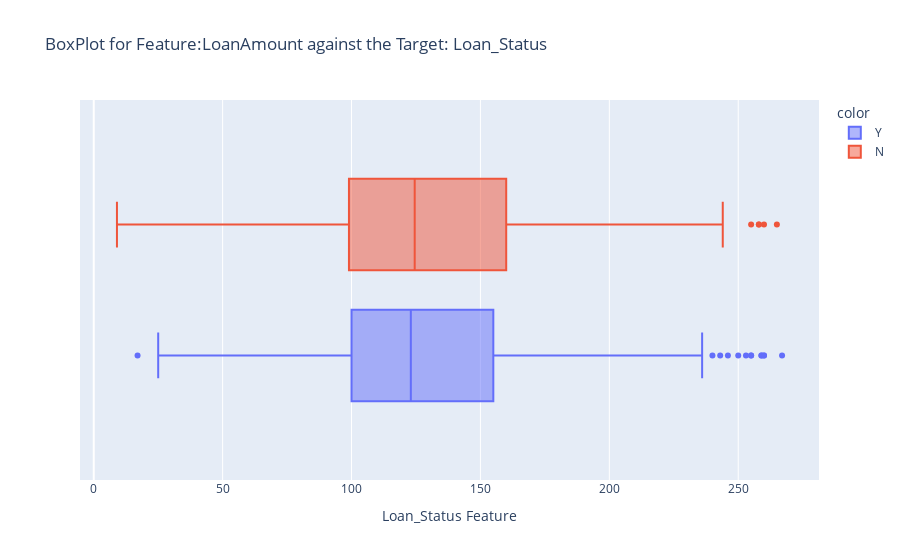

Notebook source saved alongside this figure:
### Markdown cell above
Aim: Explore and understand the relationship between Loan amounts and Loan status.

### Code cell
fig = px.box(data_frame=raw_data_df['LoanAmount'], x='LoanAmount', color=raw_data_df['Loan_Status'],
                 title=f'BoxPlot for Feature:LoanAmount against the Target: Loan_Status')
fig.update_layout(xaxis_title=f'Loan_Status Feature')
fig.show()

### Figure 1 — Plotly figure (JSON) as saved in the notebook; plotly's stock layout.template omitted (floating-point values rounded to 4 significant figures; data arrays with more than 128 entries replaced by an {"elided": "..."} marker saying what was removed)
{"data": [{"alignmentgroup": "True", "hovertemplate": "color=Y<br>LoanAmount=%{x}<extra></extra>", "legendgroup": "Y", "marker": {"color": "#636efa"}, "name": "Y", "notched": false, "offsetgroup": "Y", "orientation": "h", "showlegend": true, "type": "box", "x": {"elided": "398 int values"}, "x0": " ", "xaxis": "x", "y0": " ", "yaxis": "y"}, {"alignmentgroup": "True", "hovertemplate": "color=N<br>LoanAmount=%{x}<extra></extra>", "legendgroup": "N", "marker": {"color": "#EF553B"}, "name": "N", "notched": false, "offsetgroup": "N", "orientation": "h", "showlegend": true, "type": "box", "x": {"elided": "177 int values"}, "x0": " ", "xaxis": "x", "y0": " ", "yaxis": "y"}], "layout": {"boxmode": "group", "legend": {"title": {"text": "color"}, "tracegroupgap": 0}, "title": {"text": "BoxPlot for Feature:LoanAmount against the Target: Loan_Status"}, "xaxis": {"anchor": "y", "domain": [0, 1], "title": {"text": "Loan_Status Feature"}}, "yaxis": {"anchor": "x", "domain": [0, 1]}}}
